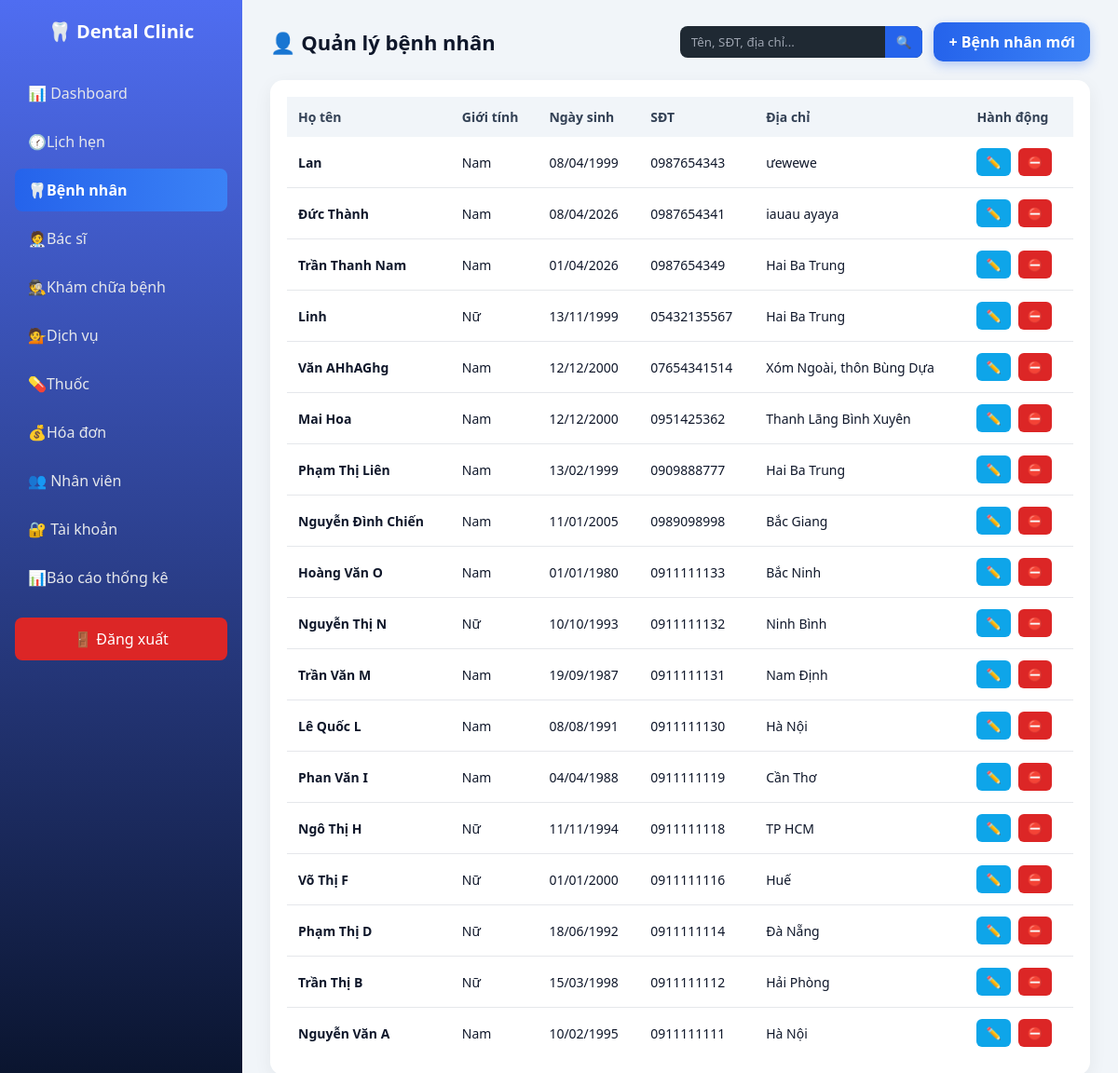
Page /dental_management/dashboard/dashboard.php?page=patients (signed in) on the committed database.
### tables this page shows
CREATE TABLE `patients` (
  `patient_id` int(11) NOT NULL,
  `full_name` varchar(100) NOT NULL,
  `gender` enum('Nam','Nữ','Khác') DEFAULT NULL,
  `dob` date DEFAULT NULL,
  `phone` varchar(15) DEFAULT NULL,
  `address` varchar(255) DEFAULT NULL,
  `created_at` timestamp NOT NULL DEFAULT current_timestamp(),
  `status` enum('Hoạt động','Ngưng') DEFAULT 'Hoạt động'
);

### dental_management/dashboard/pages/patients.php (the view, shortened to what this page needs)
<?php
require_once __DIR__ . "/../../api/db.php";
$role    = $_SESSION['user']['role'] ?? '';
$keyword = $_GET['keyword'] ?? '';
$params  = [];
$sql = "SELECT * FROM patients WHERE status='Hoạt động'";
$sql .= " ORDER BY patient_id DESC";
$stmt = $pdo->prepare($sql);
$stmt->execute($params);
$patients = $stmt->fetchAll(PDO::FETCH_ASSOC);
?>
<div class="page-header">
    <h2>👤 Quản lý bệnh nhân</h2>
    <div class="header-actions">
        <form class="search-form">
            <input name="keyword"
                   placeholder="Tên, SĐT, địa chỉ..."
                   value="<?= htmlspecialchars($keyword) ?>">
            <button>🔍</button>
        </form>
        <?php if ($role !== 'DOCTOR'): ?>
            <a href="dashboard.php?page=patient_add" class="btn-add">
                + Bệnh nhân mới
            </a>
        <?php endif; ?>
    </div>
</div>
<div class="table-box">
    <table>
        <thead>
            <tr>
                <th>Họ tên</th>
                <th>Giới tính</th>
                <th>Ngày sinh</th>
                <th>SĐT</th>
                <th>Địa chỉ</th>
                <th>Hành động</th>
            </tr>
        </thead>
        <tbody>
            <?php foreach ($patients as $p): ?>
                <tr>
                    <td><b><?= htmlspecialchars($p['full_name']) ?></b></td>
                    <td><?= $p['gender'] ?></td>
                    <td><?= date('d/m/Y', strtotime($p['dob'])) ?></td>
                    <td><?= $p['phone'] ?></td>
                    <td><?= htmlspecialchars($p['address']) ?></td>
                    <td>
                        <div class="actions">
                            <?php if ($role !== 'DOCTOR'): ?>
                                <a class="btn edit"
                                href="dashboard.php?page=patient_edit&id=<?= $p['patient_id'] ?>">
                                    ✏️
                                </a>
                                <a class="btn delete"
                                onclick="return confirm('Ngưng hồ sơ bệnh nhân này?')"
                                href="dashboard.php?page=patient_delete&id=<?= $p['patient_id'] ?>">
                                    ⛔
                                </a>
                            <?php else: ?>
                                <span style="color:#888;font-size:13px;">
                                        Chỉ xem
                                </span>
                            <?php endif; ?>
                        </div>
                    </td>
                </tr>
            <?php endforeach; ?>
        </tbody>
    </table>
</div>

### dental_management/dashboard/dashboard.css (style rules this page uses)
* { margin: 0; padding: 0; box-sizing: border-box; font-family: "Segoe UI", Tahoma, sans-serif; }
body { background: #f1f5f9; color: #0f172a; }
body { display: flex; min-height: 100vh; }
.table-box { background: #fff; border-radius: 14px; padding: 18px; box-shadow: 0 6px 20px rgba(0,0,0,0.06); }
table { width: 100%; border-collapse: collapse; }
table thead { background: #f1f5f9; }
table th, table td { padding: 12px; text-align: left; font-size: 14px; }
table th { color: #334155; font-weight: 600; }
table tr { border-bottom: 1px solid #e5e7eb; }
table tr:last-child { border-bottom: none; }
.page-header { display: flex; justify-content: space-between; align-items: center; margin-bottom: 20px; }
.page-header h2 { font-size: 22px; color: #0f172a; }
.btn-add { background: linear-gradient(90deg, #2563eb, #3b82f6); color: #fff; padding: 10px 16px; border-radius: 10px; text-decoration: none; font-weight: 600; box-shadow: 0 4px 12px rgba(37,99,235,0.3); }
.actions { display: flex; gap: 8px; }
.actions .btn { padding: 6px 10px; border-radius: 6px; font-size: 13px; text-decoration: none; color: #fff; }
.actions .edit { background: #0ea5e9; }
.actions .delete { background: #dc2626; }
.header-actions { display: flex; gap: 12px; align-items: center; }
.search-form { display: flex; background: #1f2933; border-radius: 8px; overflow: hidden; }
.search-form input { border: none; padding: 8px 12px; background: transparent; color: #fff; width: 220px; outline: none; }
.search-form input::placeholder { color: #9ca3af; }
.search-form button { border: none; background: #2563eb; color: #fff; padding: 0 12px; cursor: pointer; }

### rows in the picture
patients: full_name "Lan", gender "Nam", dob "08/04/1999", phone "0987654343", address "ưewewe"
patients: full_name "Đức Thành", gender "Nam", dob "08/04/2026", phone "0987654341", address "iauau ayaya"
patients: full_name "Trần Thanh Nam", gender "Nam", dob "01/04/2026", phone "0987654349", address "Hai Ba Trung"
patients: full_name "Linh", gender "Nữ", dob "13/11/1999", phone "05432135567", address "Hai Ba Trung"
patients: full_name "Văn AHhAGhg", gender "Nam", dob "12/12/2000", phone "07654341514", address "Xóm Ngoài, thôn Bùng Dựa"
patients: full_name "Mai Hoa", gender "Nam", dob "12/12/2000", phone "0951425362", address "Thanh Lãng Bình Xuyên"
patients: full_name "Phạm Thị Liên", gender "Nam", dob "13/02/1999", phone "0909888777", address "Hai Ba Trung"
patients: full_name "Nguyễn Đình Chiến", gender "Nam", dob "11/01/2005", phone "0989098998", address "Bắc Giang"
patients: full_name "Hoàng Văn O", gender "Nam", dob "01/01/1980", phone "0911111133", address "Bắc Ninh"
patients: full_name "Nguyễn Thị N", gender "Nữ", dob "10/10/1993", phone "0911111132", address "Ninh Bình"
patients: full_name "Trần Văn M", gender "Nam", dob "19/09/1987", phone "0911111131", address "Nam Định"
patients: full_name "Lê Quốc L", gender "Nam", dob "08/08/1991", phone "0911111130", address "Hà Nội"
patients: full_name "Phan Văn I", gender "Nam", dob "04/04/1988", phone "0911111119", address "Cần Thơ"
patients: full_name "Ngô Thị H", gender "Nữ", dob "11/11/1994", phone "0911111118", address "TP HCM"
patients: full_name "Võ Thị F", gender "Nữ", dob "01/01/2000", phone "0911111116", address "Huế"
patients: full_name "Phạm Thị D", gender "Nữ", dob "18/06/1992", phone "0911111114", address "Đà Nẵng"
patients: full_name "Trần Thị B", gender "Nữ", dob "15/03/1998", phone "0911111112", address "Hải Phòng"
patients: full_name "Nguyễn Văn A", gender "Nam", dob "10/02/1995", phone "0911111111", address "Hà Nội"
